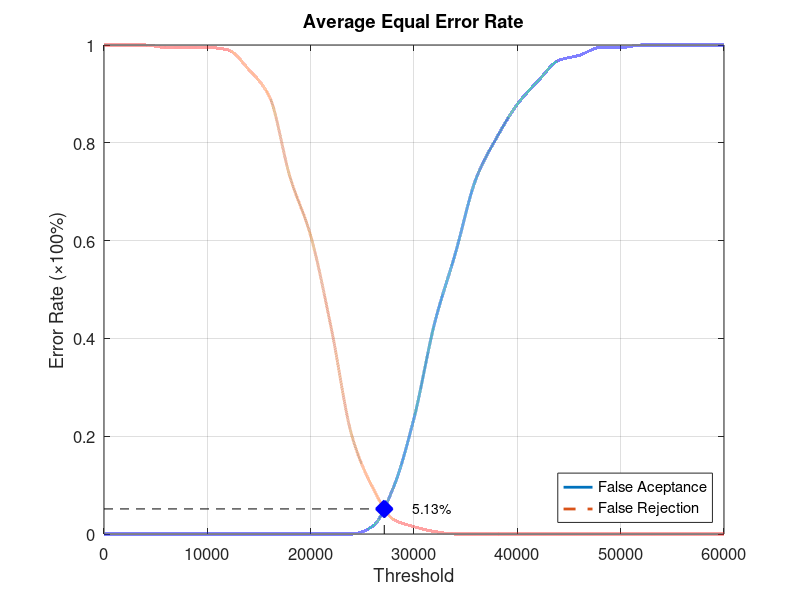
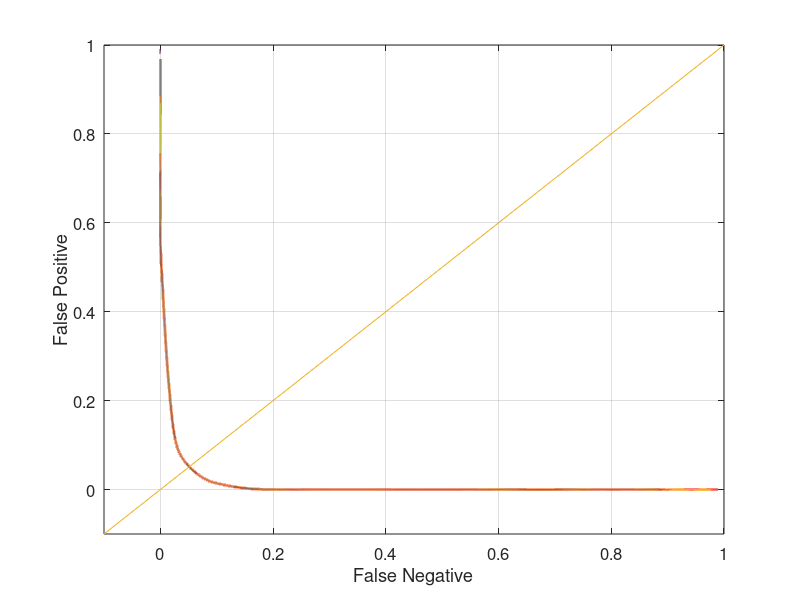

The MATLAB source for these figures, in order:
function yEER = Database5_3
close all;
clear;
clc;
x = 0:2000:60000;
xq = 0:0.5:60000;

y0 = [0 0 0 0 0 0 0 0 0 0 0 0 0 0.0157895 0.0947368 0.236842 0.431579 0.573684 0.726316 0.810526 0.878947 0.926316 0.968421 0.978947 0.994737 0.994737 1 1 1 1 1];
yy0 = interp1(x, y0, xq, 'pchip');
y1 = [1 1 1 0.995 0.995 0.995 0.99 0.95 0.895 0.73 0.61 0.42 0.2 0.095 0.03 0.015 0.005 0 0 0 0 0 0 0 0 0 0 0 0 0 0];
yy1 = interp1(x, y1, xq, 'pchip');

% Calculating EER: 
y2 = abs(y0 - y1);
find(y2 == min(y2))
yy2 = abs(yy0 - yy1);
xEER = find(yy2 == min(yy2));
xEERIndex = xq(xEER) % X-axis EER
yEER = yy0(xEER) % Y-axis EER

main = figure
plot(xq, yy0,'-','LineWidth', 2);	hold on
plot(xq, yy1,'--','LineWidth', 2);	hold on
plot([xEERIndex xEERIndex], [0 yEER], 'k--');	hold on
plot([0 xEERIndex], [yEER yEER], 'k--');	hold on
plot(xEERIndex, yEER, 'bx', 'LineWidth', 10);	hold on
text(xEERIndex + 10 * xEERIndex / 100, yEER, [num2str(round((10000 * yEER)) / 100) '%'])
legend('False Aceptance', 'False Rejection', 'Location', 'SouthEast')
xlabel('Threshold')
ylabel('Error Rate (\times100%)')
title('Average Equal Error Rate')
set(gca, 'FontSize', 12)
axis([0 60000 0 1])
grid on

print(main, 'Database5_3Main', '-dpng');
FNRxFPR = figure('Color', [1 1 1]);
plot(yy1, yy0, '-', yy1, yy0, 'LineWidth', 2);
hold on
y = -0.1:0.1:1
plot(y, y); 
set(gca, 'FontSize', 12)
xlabel('False Negative')
ylabel('False Positive')
axis([-0.1 1 -0.1 1])
set(gca, 'FontSize', 12)
grid on

print(FNRxFPR, 'Database5_3FNRxFPR','-dpng');
end
